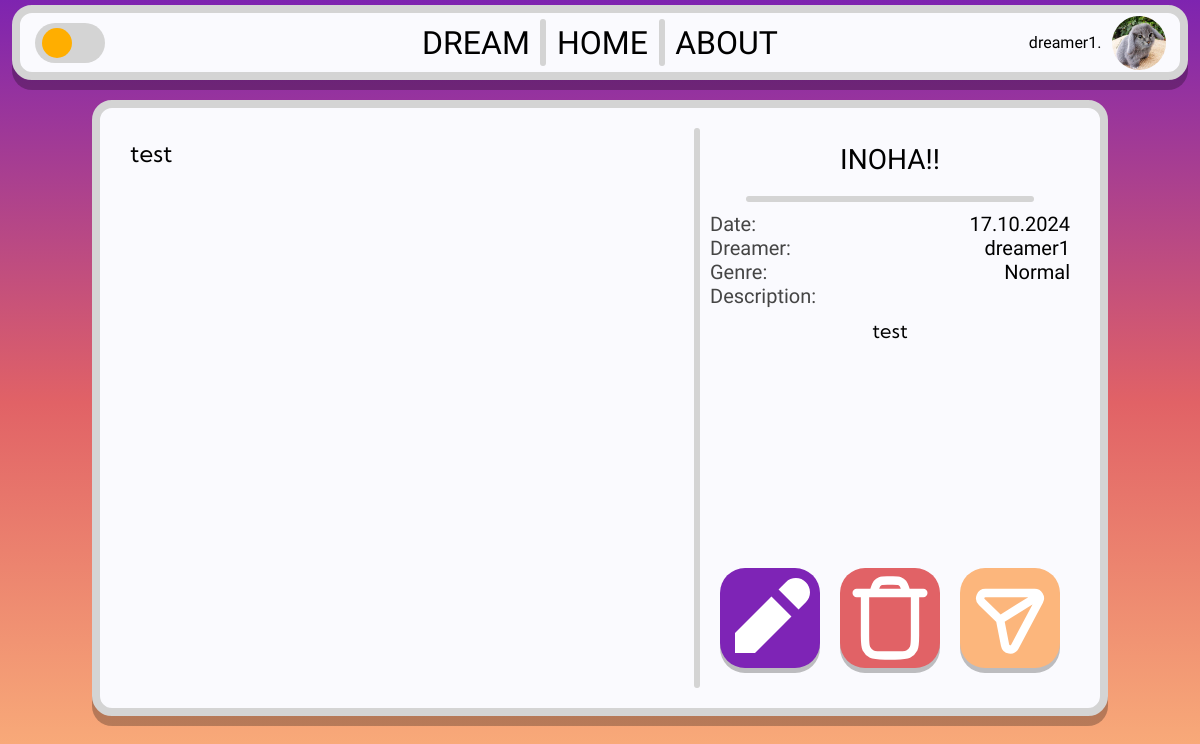
/dream/38e8e59e-32c8-4df9-bab2-77596648d18a (signed in), run on the app's committed database.
### tables this page shows
CREATE TABLE users (
        user_id TEXT PRIMARY KEY,
        username TEXT NOT NULL UNIQUE,
        hash TEXT NOT NULL,
        email TEXT,
        admin BOOLEAN DEFAULT FALSE
    , verified bool);

CREATE TABLE dreams (
        dream_id TEXT PRIMARY KEY,
        content TEXT,
        title TEXT,
        description TEXT,
        author_id TEXT,
        tag TEXT,
        upload_date DATE NOT NULL,
        likes INTEGER DEFAULT 0, private BOOL,
        FOREIGN KEY (author_id) REFERENCES users(user_id)
    );

### app.py (the view)
@app.route("/dream/<dream_id>")
def dream(dream_id):
    username, user_id = get_session_info()
    profile_pic = get_profile_picture(user_id)
    with db:
        cursor.execute("SELECT * FROM dreams WHERE dream_id = ?", (dream_id,))
        dream = cursor.fetchone()
        if dream is None:
            return "Dream not found", 404
        else:
            content = dream[1]
            title = dream[2]
            description = dream[3]
            author_id = dream[4]
            tag = dream[5]
            upload_date = dream[6]
            upload_date = datetime.strptime(upload_date, "%Y-%m-%d")
            upload_date = upload_date.strftime("%d.%m.%Y")
            cursor.execute("SELECT username FROM users WHERE user_id = ?", (author_id,))
            author_name = cursor.fetchone()[0]
    if user_id == author_id:
        user_is_author = True
    else:
        user_is_author = False
    return render_template(
        "dream.html",
        dream_id=dream_id,
        id=dream_id,
        title=title,
        content=content,
        author=author_name,
        tag=tag,
        upload_date=upload_date,
        description=description,
        user_is_author=user_is_author,
        username=username,
        user_id=user_id,
        profile_pic=profile_pic,
    )

### app.py (called while the page is built)
def get_profile_picture(user_id):
    if user_id is None:
        return None
    exts = ["png", "jpg", "jpeg", "gif", "webp", "jfif"]
    for ext in exts:
        if os.path.exists(f"{user_id}.{ext}"):
            return f"{user_id}.{ext}"
    return "default.jpg"

def get_session_info():
    if "username" in session:
        username = session.get("username")
        user_id = session.get("user_id")
    else:
        username = None
        user_id = None
    return username, user_id

### templates/dream.html (shortened to what this page needs)
<!DOCTYPE html>
<html lang="en">
<head>
    <link rel="stylesheet" href="{{ url_for('static', filename='css/dream.css') }}">
    <link rel="stylesheet" href="{{ url_for('static', filename='css/base.css') }}">
</head>
<body>
    <div class="header-container">
        <div class="header-left">
            <label class="switch" id="dark-mode-switch">
                <span class="slider round"></span>
            </label>
        </div>
        <div class="header-mid">
            <div class="header-buttons dreams-button">DREAM</div>
            <div class="vl" style="height: 80%;"></div>
            <div class="header-buttons home-button">HOME</div>
            <div class="vl" style="height: 80%;"></div>
            <div class="header-buttons about-button">ABOUT</div>
        </div>
        <div class="header-right">
            {% if username %}
            <span id="user-name">{{ username }}.</span>
            <img src="{{ url_for('static', filename='images/profilephotos/' + profile_pic) }}" id="pfp">
            {% else %}
            <a href="{{ url_for('login') }}" class="header-buttons">LOGIN</a>
            {% endif %}
        </div>
    </div>
    <div class="main-content">
        <textarea readonly class="dream-content">{{content}}</textarea>
        <div class="vl" style="height: 100%;" id="dream-seperator"></div>
        <div class="info-and-buttons">
            <div class="dream-title">{{ title }}</div>
            <div class="hl" style="width: 80%; align-self: center;"></div>
            <div class="dream-info">
                <div class="dream-info-left">
                    Date:<br>
                    Dreamer:<br>
                    Genre:<br>
                    Description:<br>
                </div>
                <div class="dream-info-right">
                    {{ upload_date }}<br>
                    {{ author }}<br>
                    {{ tag }}<br>
                </div>
            </div>
            <div class="dream-description">
                {{ description }}
            </div>
    <div class="dream-options">
        {% if user_is_author %}
            <div class="dream-buttons edit-dream-button">
            </div>
            <div class="dream-buttons delete-dream-button">
            </div>
        {% endif %}
        <div class="dream-buttons share-dream-button">
        </div>
    </div>
</div>
</div>
</body>
</html>

### static/css/dream.css (style rules this page uses)
.main-content { background-color: #FAFAFE; border: 8px solid #D4D4D4; border-radius: 20px; width: 80%; height: 70%; box-shadow: 0px 10px 0px 0px rgba(0,0,0,0.26); -webkit-box-shadow: 0px 10px 0px 0px rgba(0,0,0,0.26); -moz-box-shadow: 0px 10px 0px 0px rgba(0,0,0,0.26); padding: 20px; margin: 20px; display: flex; flex-direction: row; justify-content: baseline; }
.dream-content { padding: 10px; flex: 2; overflow-y: scroll; resize: none; border: none; background-color: #FAFAFE; color: #000000; }
.info-and-buttons { display: flex; flex-direction: column; align-items: center; padding: 10px; flex: 1; }
.dream-content { font-family: 'Kumbh Sans', sans-serif; font-size: 24px; }
.dream-title { font-family: 'Krona One', sans-serif; font-size: 28px; margin: 5px; margin-bottom: 20px; }
.dream-info { width: 100%; display: flex; flex-direction: row; justify-content: space-between; margin-top: 10px; }
.dream-info-left, .dream-info-right { font-size: 20px; font-family: 'Krona One', sans-serif; }
.dream-info-left { text-align: left; color: #454545; }
.dream-info-right { text-align: right; color: #000000; }
.dream-description { font-family: 'Kumbh Sans', sans-serif; font-size: 20px; margin-top: 10px; margin-left: 30px; margin-right: 30px; text-align: left; overflow-y: scroll; flex: 1; }
.dream-options { display: flex; flex-direction: row; justify-content: space-between; margin-top: 20px; }
.dream-buttons { height: 100px; width: 100px; border-radius: 25px; color: #fff; margin: 10px; cursor: pointer; display: flex; justify-content: center; align-items: center; transition: transform 0.2s; box-shadow: 0px 5px 0px 0px rgba(0,0,0,0.25); }
.edit-dream-button { background-color: #7E24B6; }
.delete-dream-button { background-color: #E16266; }
.share-dream-button { background-color: #FCB67C; }

### static/css/base.css (style rules this page uses)
html { height: 100%; width: 100%; }
body { width: 100%; height: 100%; margin: 0; padding: 0; background: rgb(126,36,176); background: -moz-linear-gradient(180deg, rgba(126,36,176,1) 0%, rgba(225,98,102,1) 50%, rgba(252,182,124,1) 100%); background: -webkit-linear-gradient(180deg, rgba(126,36,176,1) 0%, rgba(225,98,102,1) 50%, rgba(252,182,124,1) 100%); background: linear-gradient(180deg, rgba(126,36,176,1) 0%, rgba(225,98,102,1) 50%, rgba(252,182,124,1) 100%); background-repeat: no-repeat; background-attachment: fixed; background-size: cover; filter: progid:DXImageTransform.Microsoft.gradient(startColorstr="#7e24b0",endColorstr="#fcb67c",GradientType=1); font-family: 'Kumbh Sans', sans-serif; padding-top: 5px; display: flex; flex-direction: column; align-items: center; color: black; }
.header-container { display: flex; justify-content: center; align-items: center; background-color: #FAFAFE; border: #D4D4D4 8px solid; border-radius: 20px; width: 98%; height: 75px; font-family: 'Sulphur Point', sans-serif; box-shadow: 0px 10px 0px 0px rgba(0,0,0,0.26); -webkit-box-shadow: 0px 10px 0px 0px rgba(0,0,0,0.26); -moz-box-shadow: 0px 10px 0px 0px rgba(0,0,0,0.26); box-sizing: border-box; }
.vl { border-left: 6px solid #D4D4D4; border-radius: 20px; }
.hl { border-top: 6px solid #D4D4D4; border-radius: 20px; }
.header-left, .header-right, .header-mid { display: flex; justify-content: center; align-items: center; width: 32.5%; height: 100%; }
.header-mid { justify-content: space-evenly; }
.header-left { justify-content: start; }
.header-right { justify-content: end; }
.header-buttons { background-color: rgba(255, 255, 255, 0); padding: 8px; transition: 0.2s; font-weight: lighter; border-radius: 10px; font-size: 32px; }
#pfp { width: 54px; height: 54px; border-radius: 50%; margin-left: 10px; cursor: pointer; }
.switch { position: relative; display: inline-block; width: 70px; height: 40px; }
.slider { position: absolute; cursor: pointer; top: 0; left: 0; right: 0; bottom: 0; background-color: #D4D4D4; -webkit-transition: .4s; transition: .4s; }
.slider:before { position: absolute; content: ""; height: 30px; width: 30px; left: 7px; bottom: 5px; background-color: #FFAE00; -webkit-transition: .3s; transition: .3s; }
.slider.round { border-radius: 34px; }
.slider.round:before { border-radius: 50%; }

### data on the page
users: username "dreamer1"
dreams: content "test", title "INOHA!!", tag "Normal", description "test"

### other printed values
{{ upload_date }} "17.10.2024"
